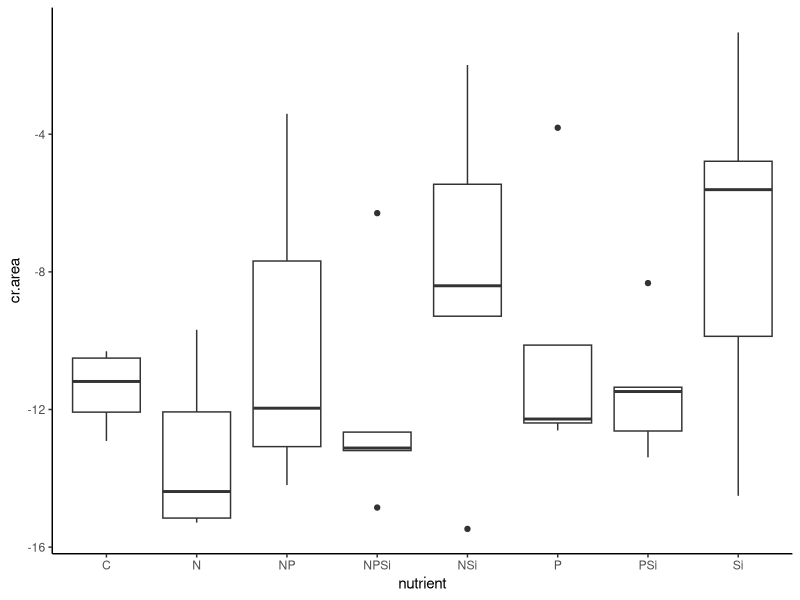
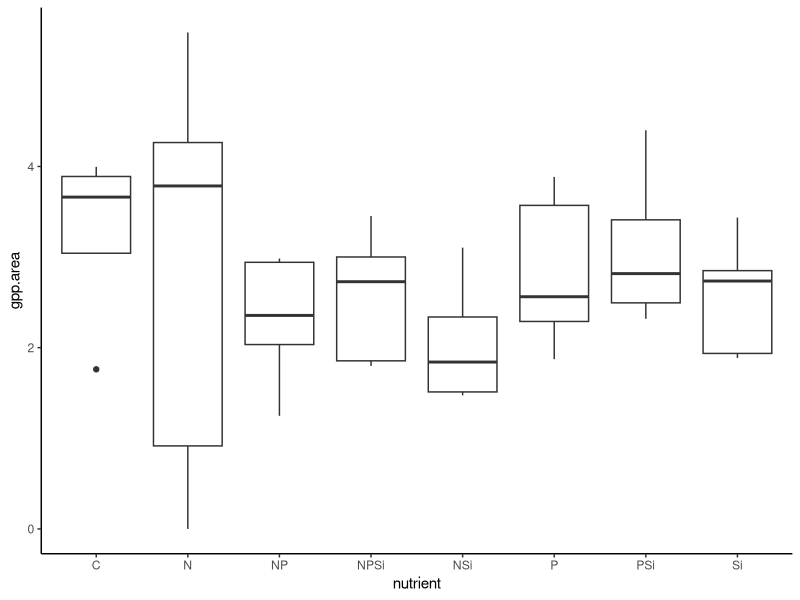
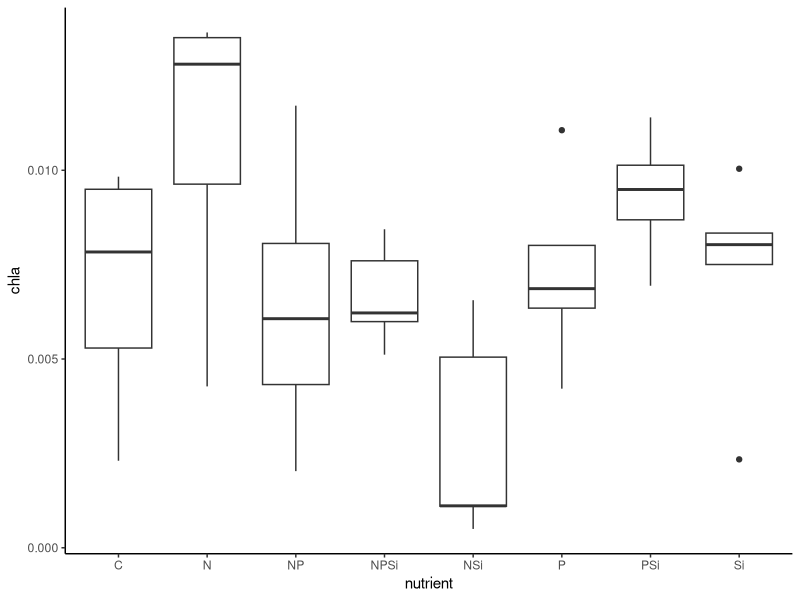
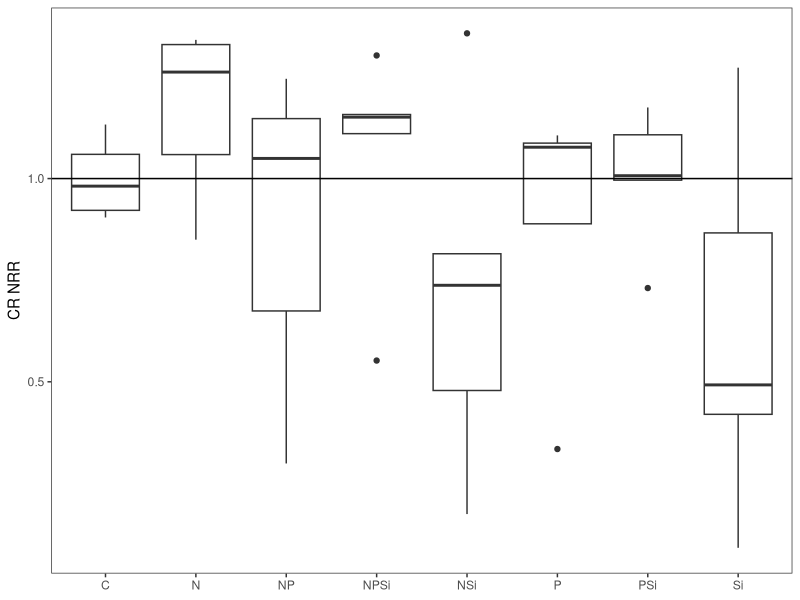
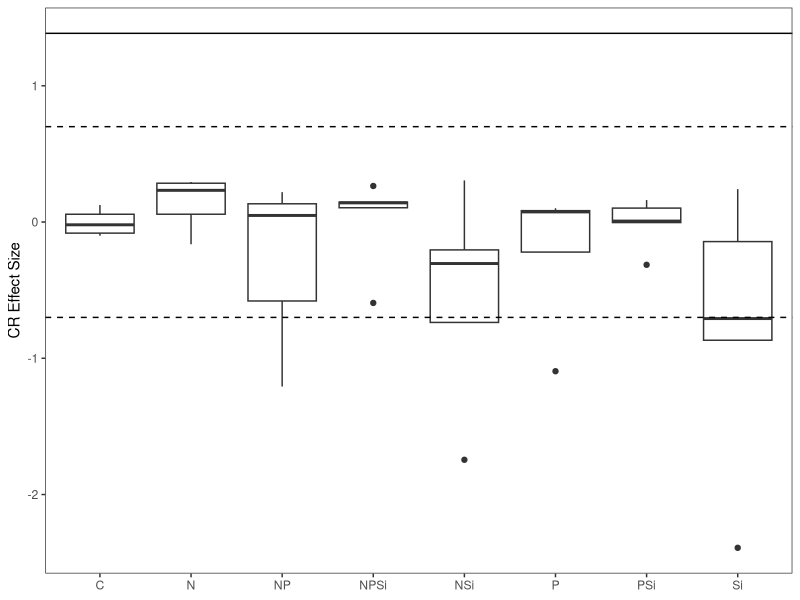
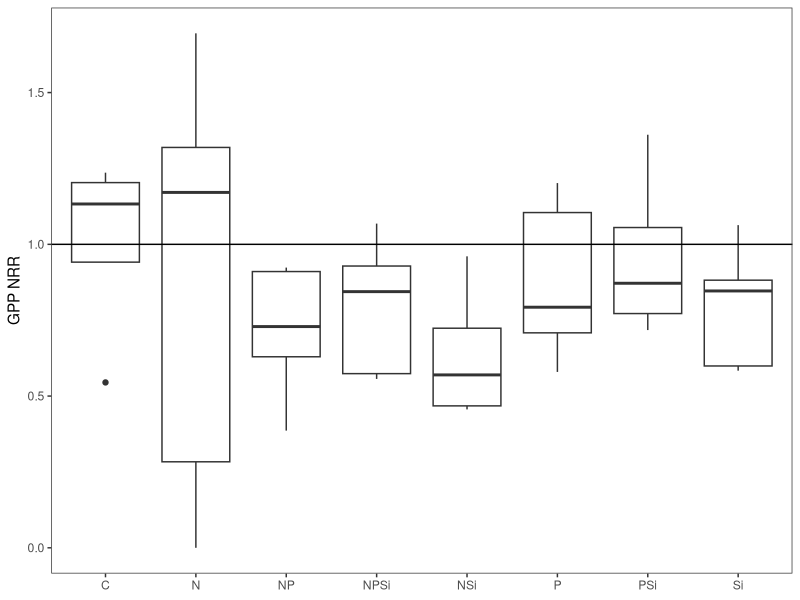
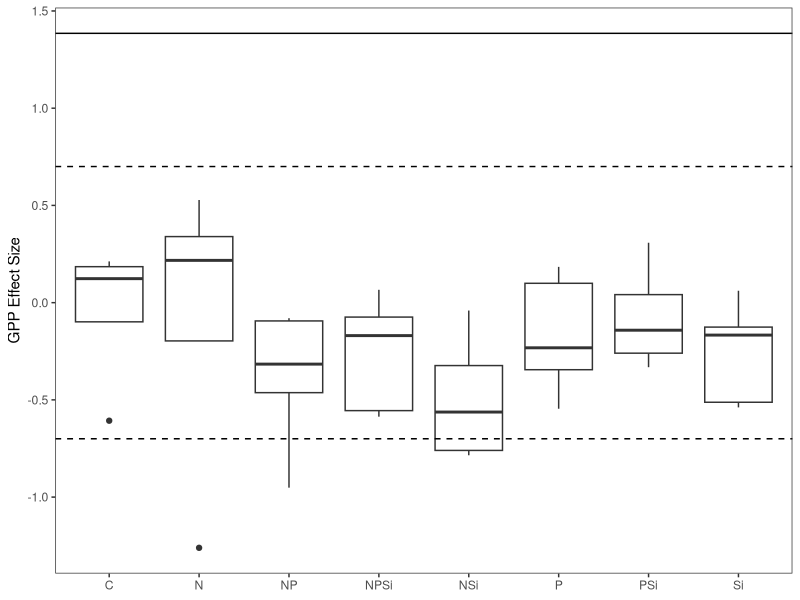
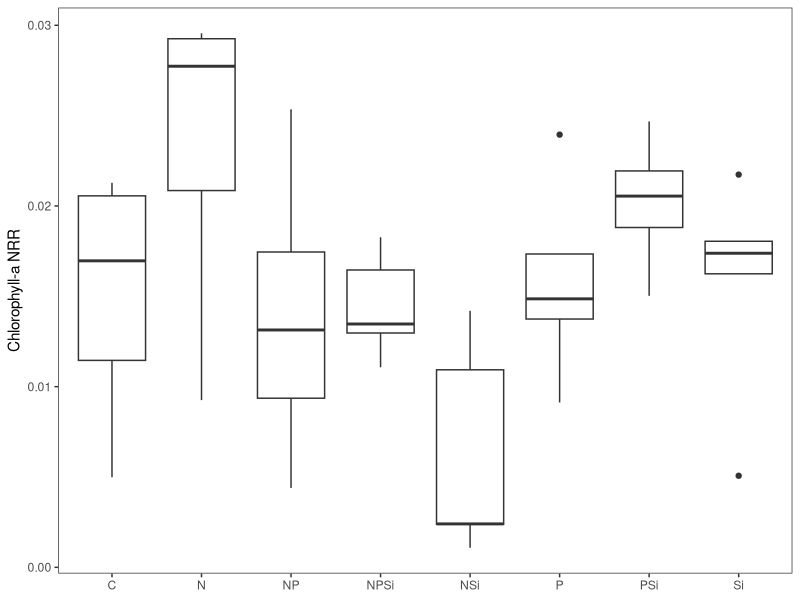

Reproduce these figures in R, in order. (Note: this script raises an error after producing the figures.)
#Author:  Clay Arango
#Creation date: 10-Feb-19
#Script to analyze NDS data from Summer 2018 WSB work with S. Roley and A. Alexiades

#packages
install.packages("nlme")
install.packages("nortest")
install.packages("plyr")
install.packages("dplyr")
install.packages("multcomp")
install.packages("MASS")
install.packages("ggplot2")
library(nlme)
library(nortest)
library(plyr)
library(dplyr)
library(multcomp)
library(MASS)
library(ggplot2)

#Load data
ring_fall <- read.table(file="ring_fall.csv", header=T, sep=",")

#set variable
d = ring_fall

#evaluate data to make sure factors are correct
names(d)

unique(d$nutrient) #control, N, NP, NPSi, NSi, P, PSi, Si
unique(d$N) #should be 0 and 1
unique(d$P) #should be 0 and 1
unique(d$Si) #should be 0 and 1
unique(d$top) #should be "sponge" and "glass"
#if need to change, use recode function below. 
#d$top<-recode(d$top, "cellulose" ="sponge")
str(d)

#convert N and P and Si values (0 or 1 for absence or presence) to factors
d$N<-as.factor(d$N)
d$P<-as.factor(d$P)
d$Si<-as.factor(d$Si)
str(d)

#subset data into gpp and cr response
d.cr = subset(d, top=="sponge", data=d)
d.gpp = subset(d, top=="glass", data=d)

#check for outliers and check data entry before calculating CR-NRR
ggplot(d.cr, aes(x=nutrient, y=cr.area)) + geom_boxplot() + theme_classic()
#P3, O2, T7, K5, L7 are entered correctly, controls look OK
#K3, M1, N8, R6, missing in field

#calculate nrr for cr
x<-ddply(d.cr, "nutrient", summarise, ave_cr = mean(cr.area, na.rm=T)) 
x
d.cr$cr.nrr = d.cr$cr.area/-11.397616 #divide by control ave_cr

#check for outliers and check data entry before calculating GPP- and chla-NRR
ggplot(d.gpp, aes(x=nutrient, y=gpp.area)) + geom_boxplot() + theme_classic()
#K2 is entered correctly
#K1, M7 missing in field
ggplot(d.gpp, aes(x=nutrient, y=chla)) + geom_boxplot() + theme_classic()
#P and Si groups are somewhat spread but somewhat centered

#substitute b.d. chlorophyll with 1/2 detection limit using
#3*SD(y/x)/slope, where SD(y/x) is standard error of the chlorophyll regression
#make vectors for the x (chla) and y (RFU) values found in spreadsheet
#y = c(4.76, 399.36, 760.83, 1244.42, 3162.66, 5616.53)
#x = c(0, 0.025, 0.05, 0.1, 0.25, 0.5)
#summary(lm(y~x))
#chlabd = (345.52/11181.76)/2

#calculate nrr for gpp and chla
x<- ddply(d.gpp, "nutrient", summarise, ave_gpp = mean(gpp.area, na.rm=T), ave_chla = mean(chla, na.rm=T)) 
x
d.gpp$gpp.nrr = d.gpp$gpp.area/3.232171 #divide by control ave_gpp
d.gpp$chla.nrr = d.gpp$chla/0.4619133 #divide by control ave_chla
#use to exclude outliers
#x1<- ddply(subset(d.gpp, !(nds.id=="F6")), "nutrient", summarise, ave_chla = mean(chla_ug_cm2, na.rm=T)) 
#x1
#d.gpp$chla.nrr_1<-d.gpp$chla_ug_cm2/2.700340

#combine into one file and export
d.cr$chla.nrr<-NA
#d.cr$chla.nrr_1<-NA#for excluded outliers
d.cr$gpp.nrr<-NA
d.gpp$cr.nrr<-NA
d.nrr<-rbind(d.cr, d.gpp)
d.nrr$site.date<-"ring_fall"
d.nrr$gpp.es<-log(d.nrr$gpp.nrr)
d.nrr$cr.es<-log(d.nrr$cr.nrr)
d.nrr$chla.es<-log(d.nrr$chla.nrr)

write.table(d.nrr, "ring_fall_nrr.csv",  sep=",", quote=F, row.names =F)

###############
#plots of NRR
##############
ggplot(data=subset(d.cr, !(nutrient=="control")), aes(x=nutrient, y=cr.nrr))+geom_boxplot()+theme_bw()+
  ylab("CR NRR")+geom_abline(slope = 0, intercept = 1)+
  theme(axis.title.x=element_blank(), panel.grid.minor=element_blank(), panel.grid.major=element_blank())
#possible NPSi colimitation, but likely not limited

ggplot(data=subset(d.nrr, (top=="sponge")), aes(x=nutrient, y=cr.es))+geom_boxplot()+theme_bw()+
  ylab("CR Effect Size")+geom_hline(yintercept = 0.7, lty="dashed")+ geom_hline(yintercept = -0.7, lty="dashed")+
  geom_hline(yintercept = 1.385)+
  theme(axis.title.x=element_blank(), panel.grid.minor=element_blank(), panel.grid.major=element_blank())
#nothing over 1.385, so no significance?

ggplot(data=subset(d.gpp, !(nutrient=="control")), aes(x=nutrient, y=gpp.nrr))+geom_boxplot()+theme_bw()+
  ylab("GPP NRR")+geom_abline(slope = 0, intercept = 1)+
  theme(axis.title.x=element_blank(), panel.grid.minor=element_blank(), panel.grid.major=element_blank())
#no limitation

ggplot(data=subset(d.nrr, top =="glass"),aes(x=nutrient, y=gpp.es))+geom_boxplot()+theme_bw()+
  ylab("GPP Effect Size")+geom_hline(yintercept = 0.7, lty="dashed")+
  geom_hline(yintercept = -0.7, lty="dashed")+ geom_hline(yintercept = 1.385)+
  theme(axis.title.x=element_blank(), panel.grid.minor=element_blank(), panel.grid.major=element_blank())
#nothing over 1.385 so no significance?

ggplot(data=subset(d.gpp, !(nutrient=="control")), aes(x=nutrient, y=chla.nrr))+geom_boxplot()+theme_bw()+
  ylab("Chlorophyll-a NRR")+geom_abline(slope = 0, intercept = 1)+ 
  theme(axis.title.x=element_blank(), panel.grid.minor=element_blank(), panel.grid.major=element_blank())
#possible N limitation, but likely not limited

ggplot(data=subset(d.nrr, (top=="glass")), aes(x=nutrient, y=chla.es))+geom_boxplot()+theme_bw()+
  ylab("Chla Effect Size")+ geom_hline(yintercept = 0.7, lty="dashed")+ geom_hline(yintercept = -0.7, lty="dashed")+    
  geom_hline(yintercept = 1.385)+
  theme(axis.title.x=element_blank(), panel.grid.minor=element_blank(), panel.grid.major=element_blank())
#nothing over 1.385 so no significance?

##########
#NRR Summary Files
#########

GPP_sum<-ddply(d.gpp, "nutrient", summarise, ave_nrr.gpp=mean(gpp.nrr, na.rm=T), sd_nrr.gpp=sd(gpp.nrr, na.rm=T), 
               se_nrr.gpp =(sd(gpp.nrr)/sqrt(sum(!is.na(gpp.nrr)))), 
               ci95_nrr.gpp = (1.96*(sd(gpp.nrr)/sqrt(sum(!is.na(gpp.nrr))))),
               ave_nrr.chla=mean(chla.nrr, na.rm=T), sd_nrr.chla=sd(chla.nrr, na.rm=T), 
               se_nrr.chla =(sd(chla.nrr)/sqrt(sum(!is.na(chla.nrr)))), 
               ci95_nrr.chla = (1.96*(sd(chla.nrr)/sqrt(sum(!is.na(chla.nrr))))))
CR_sum<-ddply(d.cr, "nutrient", summarise, ave_nrr.cr=mean(cr.nrr, na.rm=T), sd_nrr.cr=sd(cr.nrr, na.rm=T), 
              se_nrr.cr =(sd(cr.nrr)/sqrt(sum(!is.na(cr.nrr)))), 
              ci95_nrr.cr = (1.96*(sd(cr.nrr)/sqrt(sum(!is.na(cr.nrr))))))

#now combine into one and export
d.sum<-merge(GPP_sum, CR_sum, by="nutrient")
d.sum$site_date<-"ring_fall"
write.table(d.sum, "ring_fall_summ.csv",  sep=",", quote=F, row.names=F)

############################################################
#analyze RESPIRATION data
############################################################

M1<-gls(cr.area~N*P*Si, data=d.cr, na.action=na.omit)
E1<-residuals(M1)
qqnorm(E1)
qqline(E1)
ad.test(E1)
   #residuals are not normal, p=0.01806
hist(E1)  
plot(M1)

plot(filter(d.cr, !is.na(cr.area)) %>% dplyr::select(nutrient), 
     E1, xlab="nutrient", ylab="Residuals")
bartlett.test(cr.area~nutrient, data=d.cr)
   #variance test is ok, p=0.212

anova(M1)
  
#try normalizing
d.cr$l.cr.area = log10(d.cr$cr.area*-1)

M2<-gls(l.cr.area~N*P*Si, data=d.cr, na.action=na.omit)
E2<-residuals(M2)
qqnorm(E2)
qqline(E2)
ad.test(E2)
#residuals are not normal, p=0.0002844
hist(E2)  
plot(M2)

plot(filter(d.cr, !is.na(cr.area)) %>% dplyr::select(nutrient), 
     E1, xlab="nutrient", ylab="Residuals")
bartlett.test(l.cr.area~nutrient, data=d.cr)
#variance test is not equal, p=0.002413

anova(M2)


##########################################################
#do multiple 2 way ANOVAs to improve our ability to interpret
##########################################################
#N and P
M1<-gls(cr.area~N*P, data=d.cr, na.action=na.omit)
E1<-residuals(M1)
qqnorm(E1)
qqline(E1)
ad.test(E1)
#residuals are not normally distributed, p=0.001307
hist(E1)  
plot(M1)

bartlett.test(cr.area~nutrient, data=d.cr)
#variance test OK

anova(M1) #interpretation, no limitation

#remove NA for plotting
xx = na.omit(subset(d.cr, select = c(N,P,cr.area)))
interaction.plot(xx$N, xx$P, xx$cr.area)

#N and Si
M1<-gls(cr.area~N*Si, data=d.cr, na.action=na.omit)
E1<-residuals(M1)
qqnorm(E1)
qqline(E1)
ad.test(E1)
#residuals are not normally distributed, p=0.006354
hist(E1)  
plot(M1)

bartlett.test(cr.area~nutrient, data=d.cr)
#variance test OK

anova(M1) #interpretation, no limitation

#remove NA for plotting
xx = na.omit(subset(d.cr, select = c(N,Si,cr.area)))
interaction.plot(xx$N, xx$Si, xx$cr.area)

#P and Si
M1<-gls(cr.area~P*Si, data=d.cr, na.action=na.omit)
E1<-residuals(M1)
qqnorm(E1)
qqline(E1)
ad.test(E1)
#residuals are normally distributed, p=0.08488
hist(E1)  
plot(M1)

bartlett.test(cr.area~nutrient, data=d.cr)
#variance test OK

anova(M1) #interpretation, no limitation

#remove NA for plotting
xx = na.omit(subset(d.cr, select = c(P,Si,cr.area)))
interaction.plot(xx$P, xx$Si, xx$cr.area)
##########################################################
##########################################################

x <- group_by(d.cr, nutrient) %>%  # Grouping function causes subsequent functions to aggregate by season and reach
  summarize(cr.mean = abs(mean(cr.area, na.rm = TRUE)), # na.rm = TRUE to remove missing values
            cr.sd=abs(sd(cr.area, na.rm = TRUE)),  # na.rm = TRUE to remove missing values
            n = sum(!is.na(cr.area)), # of observations, excluding NAs. 
            cr.se=cr.sd/sqrt(n))

ggplot(data=x, aes(x=nutrient, y=cr.mean)) + 
  geom_bar(stat="identity", position=position_dodge(), color = "black") + 
  geom_errorbar(aes(ymin=cr.mean, ymax=cr.mean+cr.se), width=0.2, 
                position=position_dodge(0.9)) + 
  xlab("Nutrient") +
  ylab(expression(Respiration~(ug~O[2]~m^{-2}~h^{-1}))) +
  ylim(0,20) +
  labs(fill="Light") +
  theme_bw() +
  theme(panel.grid.major=element_blank(),
        panel.grid.minor=element_blank(),
        legend.title=element_text(size=6),
        legend.key=element_blank(), 
        legend.position=c(0.5,0.95), 
        legend.text=element_text(size=8), 
        legend.background=element_blank(), 
        legend.direction="horizontal", 
        legend.key.size=unit(0.3, "cm"), 
        axis.title.y=element_text(size=8), 
        axis.title.x=element_text(size=8), 
        axis.text.x=element_text(size=8))

#ggsave('output/figures/Ring_fall.tiff',
#       units="in",
#       width=3.25,
#       height=3.25,
#       dpi=1200,
#       compression="lzw")

#summarize nrr
x <- group_by(d.cr, nutrient) %>%  # Grouping function causes subsequent functions to aggregate by season and reach
  summarize(cr.mean = abs(mean(cr.nrr, na.rm = TRUE)), # na.rm = TRUE to remove missing values
            cr.sd=abs(sd(cr.nrr, na.rm = TRUE)),  # na.rm = TRUE to remove missing values
            n = sum(!is.na(cr.nrr)), # of observations, excluding NAs. 
            cr.se=cr.sd/sqrt(n))

############################################################
#analyze the PRODUCTION data
############################################################

M1<-gls(gpp.area~N*P*Si, data=d.gpp, na.action=na.omit) 
E1<-residuals(M1)
qqnorm(E1)
qqline(E1)
ad.test(E1)
   #residuals are normal, p=0.4272

hist(E1, xlab="residuals", main="")
plot(M1)

plot(filter(d.gpp, !is.na(gpp.area)) %>% dplyr::select(nutrient), 
     E1, xlab="nutrient", ylab="Residuals")
bartlett.test(gpp.area~nutrient, data=d.gpp)
   #variances are equal, p=0.09051

anova(M1)
  
x <- group_by(d.gpp, nutrient) %>%  # Grouping function causes subsequent functions to aggregate by season and reach
  summarize(gpp.mean = abs(mean(gpp.area, na.rm = TRUE)), # na.rm = TRUE to remove missing values
            gpp.sd=abs(sd(gpp.area, na.rm = TRUE)),  # na.rm = TRUE to remove missing values
            n = sum(!is.na(gpp.area)), # of observations, excluding NAs. 
            gpp.se=gpp.sd/sqrt(n))

ggplot(data=x, aes(x=nutrient, y=gpp.mean)) + 
  geom_bar(stat="identity", position=position_dodge(), color = "black") + 
  geom_errorbar(aes(ymin=gpp.mean, ymax=gpp.mean+gpp.se), width=0.2, 
                position=position_dodge(0.9)) + 
  xlab("Nutrient") +
  ylab(expression(Production~(ug~O[2]~m^{-2}~h^{-1}))) +
  labs(fill="Light") +
  theme_bw() +
  theme(panel.grid.major=element_blank(),
        panel.grid.minor=element_blank(), 
        legend.title=element_text(size=6), 
        legend.key=element_blank(),  
        legend.position=c(0.5,0.95),  
        legend.text=element_text(size=8),  
        legend.background=element_blank(),  
        legend.direction="horizontal",  
        legend.key.size=unit(0.3, "cm"),  
        axis.title.y=element_text(size=8),  
        axis.title.x=element_text(size=8),  
        axis.text.x=element_text(size=8))

#ggsave('output/figures/gppByNutrient.tiff',
#       units="in",
#       width=3.25,
#       height=3.25,
#       dpi=1200,
#       compression="lzw")

#summarize nrr
x <- group_by(d.gpp, nutrient) %>%  # Grouping function causes subsequent functions to aggregate by season and reach
  summarize(gpp.mean = abs(mean(gpp.nrr, na.rm = TRUE)), # na.rm = TRUE to remove missing values
            gpp.sd=abs(sd(gpp.nrr, na.rm = TRUE)),  # na.rm = TRUE to remove missing values
            n = sum(!is.na(gpp.nrr)), # of observations, excluding NAs. 
            gpp.se=gpp.sd/sqrt(n))


############################################################
#analyze the CHL-A biomass on disks

M1<-gls(chla~N*P*Si, data=d.gpp, na.action=na.omit) 
E1<-residuals(M1)
qqnorm(E1)
qqline(E1)
ad.test(E1)
#residuals are normal, p=0.7195

hist(E1, xlab="residuals", main="")
plot(M1)

plot(filter(d.gpp, !is.na(gpp.area)) %>% dplyr::select(nutrient), 
     E1, xlab="nutrient", ylab="Residuals")
bartlett.test(chla~nutrient, data=d.gpp)
#variances are equal, p=0.6106

anova(M1)
